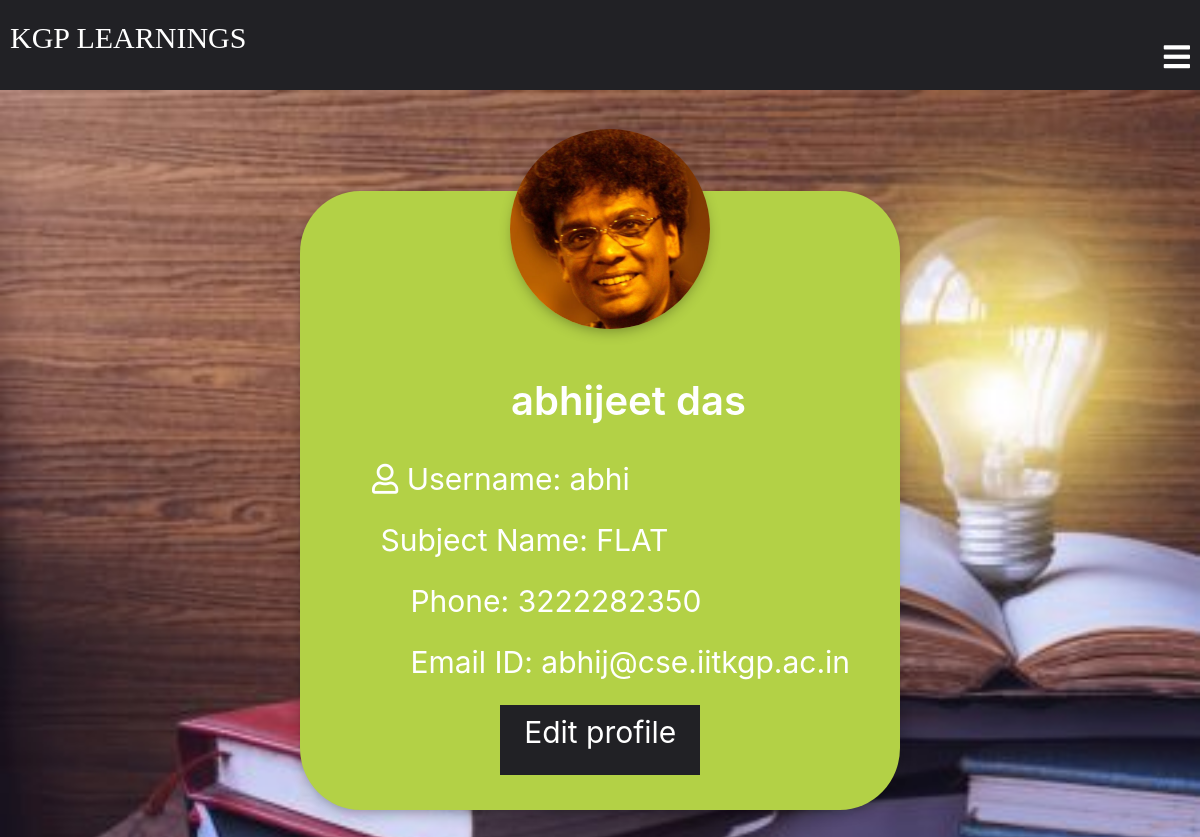
The app's page /classroom/teacher/17/ (signed in) with its own data.
### classroom/models.py (models this page shows, shortened)
class Teacher(models.Model):
    user = models.OneToOneField(User,on_delete=models.CASCADE,primary_key=True,related_name='Teacher')
    name = models.CharField(max_length=250)
    subject_name = models.CharField(max_length=250)
    email = models.EmailField(max_length=254)
    phone = models.IntegerField()
    teacher_profile_pic = models.ImageField(upload_to="classroom/teacher_profile_pic",blank=True)
    class_students = models.ManyToManyField(Student,through="StudentsInClass")

class User(AbstractUser):
    is_student = models.BooleanField(default=False)
    is_teacher = models.BooleanField(default=False)

### classroom/views.py (the view)
class TeacherDetailView(LoginRequiredMixin, DetailView):
    context_object_name = "teacher"
    model = models.Teacher
    template_name = 'classroom/teacher_detail_page.html'

### template/classroom/teacher_detail_page.html (shortened to what this page needs)
{% extends 'classroom/base.html' %}
{% load static %}
{% block content %}
<div class="profile">
  <div class="profile-box">
    {% if teacher.teacher_profile_pic %}
    <img src="{{ teacher.teacher_profile_pic.url }}" alt="">
    {% else %}
    <img src="{% static 'images/login-avatar.PNG' %}" alt="">
    {% endif %}
    <div class="profile-details">
      <h1>{{ teacher.name }}</h1>
      <br>
      <p><i class="far fa-user"></i> Username: {{ teacher.user.username }}</p>
      <p> Subject Name: {{ teacher.subject_name }}</p>
      <p><i class="far fa-phone"></i> Phone: {{ teacher.phone }}</p>
      <p><i class="far fa-envelope-open-text"></i> Email ID: {{ teacher.email }}</p>
      <a href="{% url 'classroom:teacher_update' pk=user.pk %}">
        <p class="edit-button">Edit profile</p>
      </a>
    </div>
  </div>
</div>
{% endblock %}

### static/css/newbase.css (style rules this page uses)
.profile { margin:0; padding: 0; position: absolute; width:100%; height: 100vh; display:flex; justify-content: center; align-items: center; }
.profile img { position: absolute; margin: 0; width: 100%; height: 100%; object-fit: cover; background-attachment: fixed; }
.profile-box { width: 600px; margin-top: 20px; background: #b3d146; position: absolute; padding: 15px; border-radius: 10%; box-shadow: 0 5px 15px -5px #00000070 }
.profile-box img { width: 200px; height: 200px; border-radius: 50%; top: -10%; left: 35%; box-shadow: 0 5px 15px -5px #00000070 }
.profile-details { color: white; margin-top: 30%; margin-left: 10%; }
.profile-details h1 { font-size: 40px; font-weight: 600; text-align: center; }
.profile-details p { font-size: 30px; font-weight: 400; }
.profile-details .edit-button { margin: 20px; margin-left: 25%; height: 70px; width: 200px; text-align: center; background: #212125; text-decoration: none; color: white; padding: 5px; }

### records on screen
Teacher: teacher_profile_pic (picture), name "abhijeet das", user.username "abhi", subject_name "FLAT", phone "3222282350", email "abhij@cse.iitkgp.ac.in"
